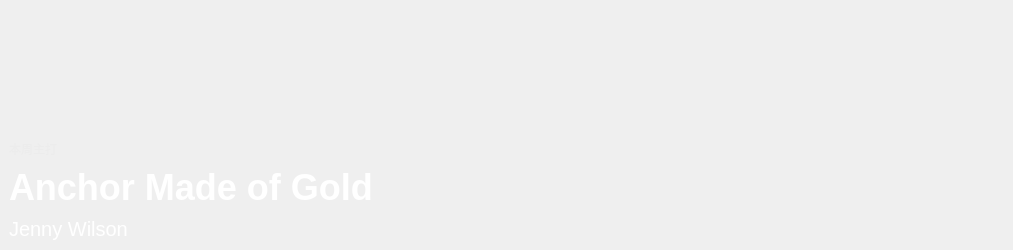
<?xml version="1.0" encoding="UTF-8"?>
<ui version="4.0">
 <class>recWeekBox</class>
 <widget class="QWidget" name="recWeekBox">
  <property name="geometry">
   <rect>
    <x>0</x>
    <y>0</y>
    <width>1013</width>
    <height>250</height>
   </rect>
  </property>
  <property name="windowTitle">
   <string>Form</string>
  </property>
  <property name="styleSheet">
   <string notr="true"/>
  </property>
  <layout class="QVBoxLayout" name="verticalLayout">
   <property name="spacing">
    <number>0</number>
   </property>
   <property name="leftMargin">
    <number>0</number>
   </property>
   <property name="topMargin">
    <number>0</number>
   </property>
   <property name="rightMargin">
    <number>0</number>
   </property>
   <property name="bottomMargin">
    <number>0</number>
   </property>
   <item>
    <widget class="QWidget" name="Rec_week_bg" native="true">
     <property name="styleSheet">
      <string notr="true">#Rec_week_bg{
	background-image:url(&quot;:/images/test_bg.jpg&quot;);
	border-radius: 9px;
background-repeat:no-repeat; 

background-position:center center; 
}
QLabel{
color:rgb(255, 255, 255);
background-color: transparent;
}</string>
     </property>
     <layout class="QVBoxLayout" name="verticalLayout_2">
      <property name="spacing">
       <number>9</number>
      </property>
      <item>
       <spacer name="verticalSpacer">
        <property name="orientation">
         <enum>Qt::Vertical</enum>
        </property>
        <property name="sizeHint" stdset="0">
         <size>
          <width>20</width>
          <height>130</height>
         </size>
        </property>
       </spacer>
      </item>
      <item>
       <widget class="QLabel" name="Rec_title">
        <property name="styleSheet">
         <string notr="true">color:rgb(236, 236, 236);</string>
        </property>
        <property name="text">
         <string>本周主打</string>
        </property>
       </widget>
      </item>
      <item>
       <widget class="QLabel" name="Rec_name">
        <property name="minimumSize">
         <size>
          <width>0</width>
          <height>36</height>
         </size>
        </property>
        <property name="styleSheet">
         <string notr="true">font-size:36px;
font-weight: 1000;
</string>
        </property>
        <property name="text">
         <string>Anchor Made of Gold</string>
        </property>
       </widget>
      </item>
      <item>
       <widget class="QLabel" name="Rec_singer">
        <property name="minimumSize">
         <size>
          <width>0</width>
          <height>24</height>
         </size>
        </property>
        <property name="styleSheet">
         <string notr="true">font-size:20px;
</string>
        </property>
        <property name="text">
         <string>Jenny Wilson</string>
        </property>
       </widget>
      </item>
     </layout>
    </widget>
   </item>
  </layout>
 </widget>
 <resources/>
 <connections/>
</ui>
